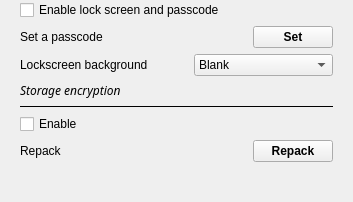
     <widget class="QWidget" name="Security">
      <layout class="QVBoxLayout" name="verticalLayout_14">
       <property name="leftMargin">
        <number>20</number>
       </property>
       <property name="topMargin">
        <number>0</number>
       </property>
       <property name="rightMargin">
        <number>20</number>
       </property>
       <property name="bottomMargin">
        <number>0</number>
       </property>
       <item>
        <layout class="QGridLayout" name="gridLayout_25">
         <property name="bottomMargin">
          <number>0</number>
         </property>
         <item row="7" column="0">
          <layout class="QGridLayout" name="gridLayout_17">
           <property name="bottomMargin">
            <number>0</number>
           </property>
           <item row="0" column="1">
            <spacer name="horizontalSpacer_14">
             <property name="orientation">
              <enum>Qt::Horizontal</enum>
             </property>
             <property name="sizeHint" stdset="0">
              <size>
               <width>40</width>
               <height>20</height>
              </size>
             </property>
            </spacer>
           </item>
           <item row="0" column="0">
            <widget class="QLabel" name="repackLabel">
             <property name="text">
              <string>Repack</string>
             </property>
            </widget>
           </item>
           <item row="0" column="2">
            <widget class="QPushButton" name="repackBtn">
             <property name="font">
              <font>
               <weight>75</weight>
               <bold>true</bold>
              </font>
             </property>
             <property name="text">
              <string>Repack</string>
             </property>
            </widget>
           </item>
          </layout>
         </item>
         <item row="3" column="0">
          <layout class="QGridLayout" name="gridLayout_20">
           <property name="topMargin">
            <number>0</number>
           </property>
           <item row="0" column="1">
            <spacer name="horizontalSpacer_18">
             <property name="orientation">
              <enum>Qt::Horizontal</enum>
             </property>
             <property name="sizeHint" stdset="0">
              <size>
               <width>40</width>
               <height>20</height>
              </size>
             </property>
            </spacer>
           </item>
           <item row="0" column="2">
            <widget class="QComboBox" name="lockscreenBackgroundComboBox">
             <item>
              <property name="text">
               <string>Blank</string>
              </property>
             </item>
             <item>
              <property name="text">
               <string>Screensaver picture</string>
              </property>
             </item>
             <item>
              <property name="text">
               <string>Device's screen</string>
              </property>
             </item>
            </widget>
           </item>
           <item row="0" column="0">
            <widget class="QLabel" name="label_15">
             <property name="text">
              <string>Lockscreen background</string>
             </property>
            </widget>
           </item>
          </layout>
         </item>
         <item row="6" column="0">
          <widget class="QCheckBox" name="enableEncryptedStorageCheckBox">
           <property name="text">
            <string>Enable</string>
           </property>
          </widget>
         </item>
         <item row="1" column="0">
          <widget class="QCheckBox" name="enableLockscreenCheckBox">
           <property name="text">
            <string>Enable lock screen and passcode</string>
           </property>
          </widget>
         </item>
         <item row="4" column="0">
          <widget class="QLabel" name="storageEncryptionLabel">
           <property name="font">
            <font>
             <family>Chivo</family>
             <italic>true</italic>
            </font>
           </property>
           <property name="text">
            <string>Storage encryption</string>
           </property>
          </widget>
         </item>
         <item row="5" column="0">
          <widget class="Line" name="line_10">
           <property name="frameShadow">
            <enum>QFrame::Plain</enum>
           </property>
           <property name="orientation">
            <enum>Qt::Horizontal</enum>
           </property>
          </widget>
         </item>
         <item row="2" column="0">
          <layout class="QGridLayout" name="gridLayout_13">
           <property name="bottomMargin">
            <number>0</number>
           </property>
           <item row="1" column="2">
            <spacer name="horizontalSpacer_9">
             <property name="orientation">
              <enum>Qt::Horizontal</enum>
             </property>
             <property name="sizeHint" stdset="0">
              <size>
               <width>40</width>
               <height>20</height>
              </size>
             </property>
            </spacer>
           </item>
           <item row="1" column="0">
            <widget class="QLabel" name="setPasscodeLabel">
             <property name="text">
              <string>Set a passcode</string>
             </property>
            </widget>
           </item>
           <item row="1" column="3">
            <widget class="QPushButton" name="setPasscodeBtn">
             <property name="font">
              <font>
               <weight>75</weight>
               <bold>true</bold>
              </font>
             </property>
             <property name="text">
              <string>Set</string>
             </property>
            </widget>
           </item>
          </layout>
         </item>
         <item row="8" column="0">
          <spacer name="verticalSpacer_9">
           <property name="orientation">
            <enum>Qt::Vertical</enum>
           </property>
           <property name="sizeHint" stdset="0">
            <size>
             <width>20</width>
             <height>40</height>
            </size>
           </property>
          </spacer>
         </item>
        </layout>
       </item>
      </layout>
     </widget>
